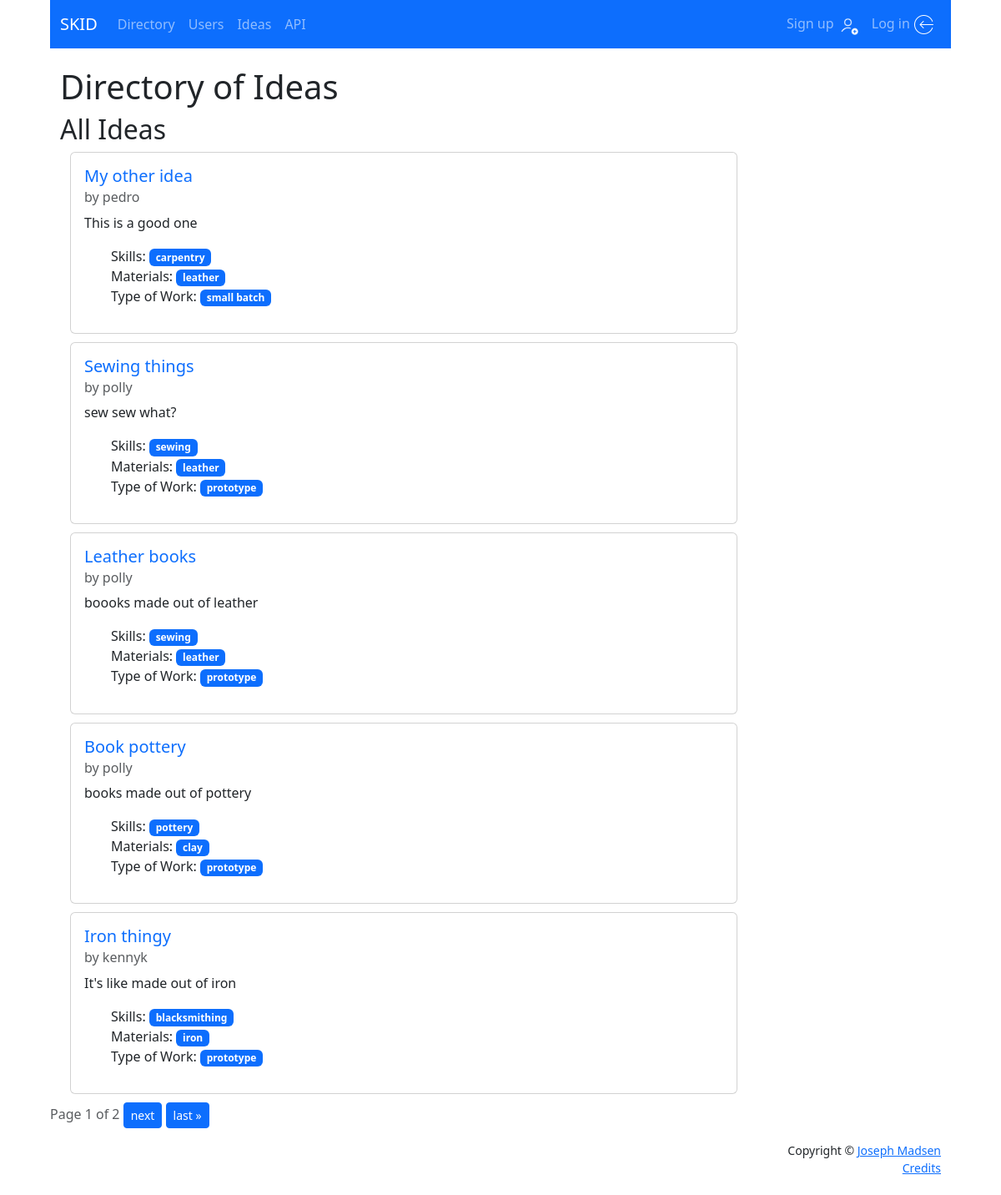
The app's page /directory/ideas/, older data.
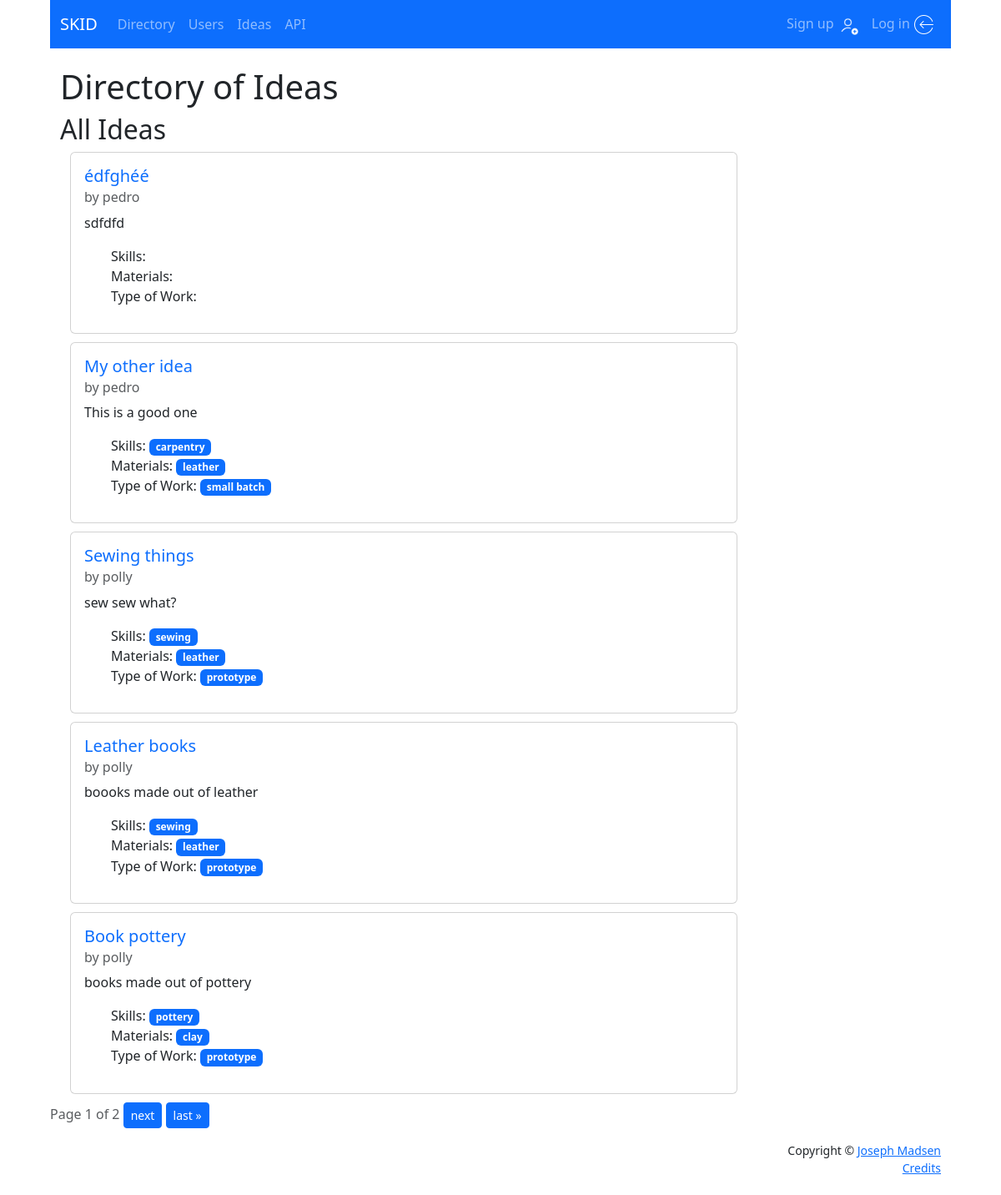
The same page, newer data.
### users/models.py (models this page shows, shortened)
class Idea(models.Model):
    author = models.ForeignKey(User, on_delete=models.CASCADE, null=True, related_name='ideas')
    title = models.CharField(max_length=140)
    slug = models.SlugField(max_length=140, default='', null=True, blank=True, unique=True)
    text = models.TextField()
    published = models.DateTimeField(auto_now_add=True)
    updated = models.DateTimeField(auto_now=True)
    skills = models.ManyToManyField(
        to=Skill,
        related_name='idea',
        blank=True,
        help_text='Type of skills needed for this Idea.')
    materials = models.ManyToManyField(
        to=Material,
        related_name='idea',
        blank=True,
        help_text='Type of materials needed for this Idea.')
    type_of_work = models.ManyToManyField(
        to=WorkType,
        related_name='idea',
        blank=True,
        help_text='How many do you need made? eg: one = prototype, many = production, etc.')
    IDEA_STATUS = (
        ('d', 'Draft'),
        ('p', 'Publish'),
    )
    status = models.CharField(
        max_length=1,
        choices=IDEA_STATUS,
        blank=True,
        default='d',
    )
    def get_absolute_url(self):
        return reverse('directory:idea_detail', kwargs={'slug': self.slug})

class Skill(models.Model):
    skill = models.CharField(max_length=100, unique=True)
    def __str__(self):
        return self.skill

class Material(models.Model):
    material = models.CharField(max_length=100, unique=True)
    def __str__(self):
        return self.material

class WorkType(models.Model):
    work_type = models.CharField(max_length=100, unique=True)
    def __str__(self):
        return self.work_type

### directory/views.py (the view)
# urls.py: path('ideas/', views.idea_list, name='ideas'),
def idea_list(request):
    try:
        all_ideas = Idea.objects.filter(status='p').order_by('-published')
        paginator = Paginator(all_ideas, 5)
        page_number = request.GET.get('page')
        idea_list = paginator.get_page(page_number)
        context = {
            'idea_list': idea_list
        }
        return render(request, 'directory/idea_list.html', context)
    except Exception as err:
        print("ERROR: ", str(err))
        context = {'error': str(err)}
        return render(request, 'error_page.html', context, content_type='text/html')

### directory/templates/directory/idea_list.html (shortened to what this page needs)
{% extends 'base.html' %}
{% block content %}
<div class="container">
    <h1>Directory of Ideas</h1>
    {% if skill_name %}
    <div class="container">
        <h2>Skill: {{ skill_name }}</h2>
        {% for idea in idea_list %}
            <h4>
                <a href="{{ idea.get_absolute_url }}" style="text-decoration: none;">
                    {{ idea.title }}</a>, by {{ idea.author }}
            </h4>
        {% endfor %}
    </div>
    {% else %}
        <h2>All Ideas</h2>
        <div class="container">
            {% for idea in idea_list %}
            <div class="card" style="width: auto; max-width: 50rem;">
                <div class="card-body">
                    <h5 class="card-title">
                        <a href="{{ idea.get_absolute_url }}" style="text-decoration: none;">
                            {{ idea.title }}
                        </a>
                    </h5>
                    <h6 class="card-subtitle mb-2 text-muted">by {{ idea.author }}</h6>
                    <p class="card-text">{{ idea.text | truncatechars:50 }}</p>
                    <ul style="list-style-type:none;">
                        <li>
                            Skills:
                            {% for skill in idea.skills.all %}
                            <a href="{% url 'directory:idea_skill' skill.id %}"
                                class="badge bg-primary" style="text-decoration: none;">
                                {{ skill }}
                            </a>
                            {% endfor %}
                        </li>
                        <li>
                            Materials:
                            {% for material in idea.materials.all %}
                            <a href="{% url 'directory:idea_material' material.id %}"
                                class="badge bg-primary" style="text-decoration: none;">
                                {{ material }}
                            </a>
                            {% endfor %}
                        </li>
                        <li>
                            Type of Work:
                            {% for type in idea.type_of_work.all %}
                            <a href="{% url 'directory:idea_work_type' type.id %}"
                                class="badge bg-primary" style="text-decoration: none;">
                                {{ type }}
                            </a>
                            {% endfor %}
                        </li>
                    </ul>
                </div>
            </div>
            <div class="spacer"></div>
            {% endfor %}
        </div>
    {% endif %}
</div>
<div class="pagination container">
    <span class="step-links">
        <span class="current text-muted">
            Page {{ idea_list.number }} of {{ idea_list.paginator.num_pages }}
        </span>
        {% if idea_list.has_next %}
            <a class="btn btn-primary btn-sm" href="?page={{ idea_list.next_page_number }}">next</a>
            <a class="btn btn-primary btn-sm" href="?page={{ idea_list.paginator.num_pages }}">last &raquo;</a>
        {% endif %}
    </span>
  </div>
{% endblock content %}

Row changes from the older to the newer data that the page shows:
no longer on this page (row unchanged): Idea: title "Iron thingy", author "kennyk", text "It's like made out of iron", WorkType (work_type "prototype")
no longer on this page (row unchanged): Skill: skill "blacksmithing", shown under "Iron thingy"
no longer on this page (row unchanged): Material: material "iron", shown under "Iron thingy"
added Idea: title "édfghéé", author "pedro", text "sdfdfd"
